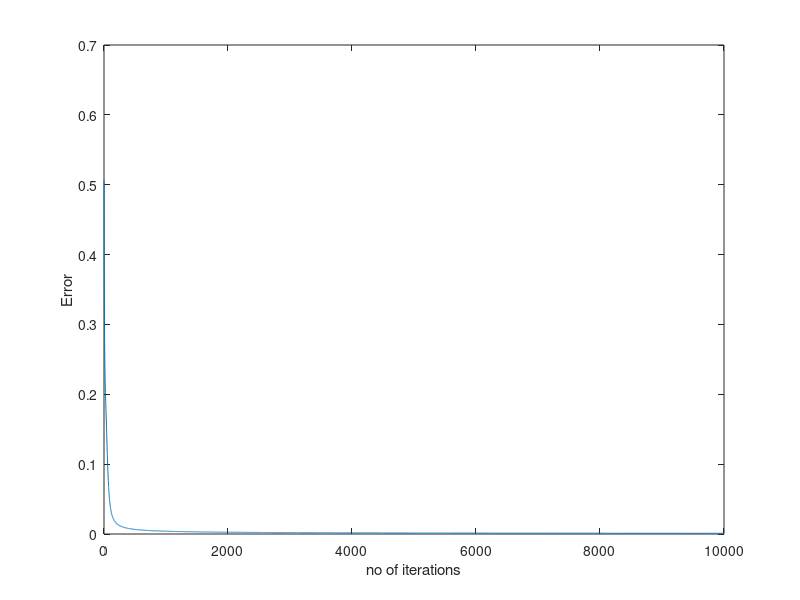

Write the MATLAB code that produced this figure.
clear all;
close all;
clc;

%% creation and training of the neural network using perceptron for XOR logic
%Network consists of 3 variables x1,x2,x3 and four samples. So data matrix
% is 4*3 size as below

X = [ 0 0 1;
0 1 1;
1 0 1;
1 1 1;
];

D = [ 0 1 1 1];                      % XOR target 4 cases
W1 = 2*rand(4, 3) - 1;      %( No of samples, No of feature variables)
W2 = 2*rand(1, 4) - 1;      % second stage weights for w1.y1(1)+w2.y1(2)+w3.y1(3)+w4.y1(4)
alpha=0.9;                          % learning rate between 0 and 1

for epoch = 1:10000         % train
N = 4;                                   % no of patterns/samples

for k = 1:N
x = X(k, :)'; 			% Take one pattern and make a col vector [ x1 x2 x3]'
d = D(k); 			% corresponding target
v1 = W1*x; 			% Find output V of all 4 neurons in hidden layer for this pattern
%y1 = logsig(v1);  
y1=1./(1+exp(-v1)); 	%sigmoid activation function for hidden
v2 = W2*y1; 		% find output of neuron in the final/output layer
%y = logsig(v2);
y=1./(1+exp(-v2));		%sigmoid activation function for output






e  = d - y; 			% simple error=target-actual
delta = y.*(1-y).*e;		% delta of output stage
e1  = W2'*delta; 		% Propogate back this delta thr weight matrix to propogate the error 
% to all the four neurons of hidden layer
delta1 = y1.*(1-y1).*e1; 	% find delta at all 4 neurons from e1 (propogated back)
dW1 = alpha*delta1*x'; 	% update value for hidden layer neurons
W1 = W1 + dW1;		% update weights for hidden layer neurons
dW2 = alpha*delta*y1'; 	%update value for output layer neuron
W2 = W2 + dW2; 		%update weights for output layer neuron

end

error(epoch)=abs(e);

end

plot(error);
ylabel('Error');
xlabel('no of iterations');

%Testing of the neural network using perceptron for XOR logic
% Testing

X = [ 0 1 1;
    0 0 1;
    1 0 1;
    1 1 1;
    ];

N = 4;  			 % inference

for k = 1:N
x = X(k, :)';
v1 = W1*x;
%y1 = logsig(v1);
y1=1./(1+exp(-v1)); 	%sigmoid activation function for hidden
v2 = W2*y1;
%y(k) = logsig(v2);
y(k)=1./(1+exp(-v2)); 	%sigmoid activation function for hidden
end 
disp(y)
